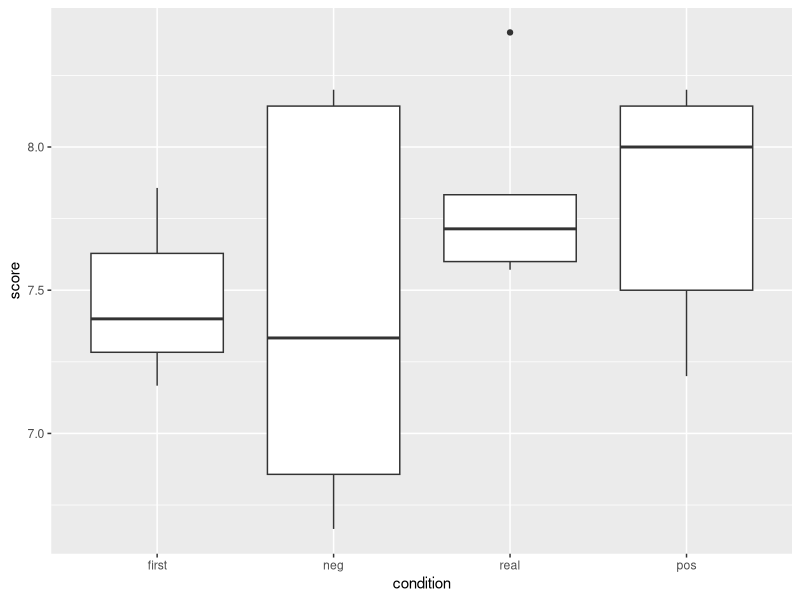

This figure's R source:
library(dplyr)
library(tidyr)
library(psych)
library(ggplot2)

data <- read.csv("pilot_dissertation.csv")
View(data)

# add importance variable
data$importance_manipulation <- ifelse(data$chooserandom_1 > 3, 1,0)
# removes not valid participants (e.g. me) from the sample
data <- data[-c(1, 3,4,15,18,19),] 

# removes unnecassary string data
data <- data[, -c(1, 28, 30, 48, 66, 84, 102, 120, 167, 168)] 

# removes SE_p/N/N columns

data <- data[, -c(28:43, 45:60, 62:77, 79:94, 96:111, 113:128)]

# calculate cronbach alphas
# first subset the factors

#rotation and symmetry
r_s <- data[, 1:7]

#isometric and Orthographic views
i_o <- data[, 8:11]

# Folding Flat Patterns
f_f <- data[,12:15]

# Real-Life Tasks: Implicit VS Skill Use
impl_skill <- data[,16:21]

# Real-Life Tasks: Explicit VS Skill Use
expl_skill <- data[,22:25]


psych::alpha(r_s)
psych::alpha(i_o)
psych::alpha(f_f)
psych::alpha(impl_skill)
psych::alpha(expl_skill)
psych::alpha(cbind(impl_skill,expl_skill))
psych::alpha(data[,1:15])

# calculate subscale scores
#rotation and symmetry
data$r_s <- (data$three_d_questions_1 + data$three_d_questions_2 + 
  data$three_d_questions_3 + data$symmetry_questions_1 +
  data$symmetry_questions_2 + data$symmetry_questions_3 +
  data$symmetry_questions_4)/7

#isometric and orthographic views
data$i_o <- (data$iso_persp_questions_1 + data$iso_persp_questions_2 +
  data$iso_persp_questions_3 + data$iso_persp_questions_4)/4

# folding flat patterns
data$f_f <- (data$flat_pattern_questions_1 + data$flat_pattern_questions_2 +
  data$flat_pattern_questions_3 + data$flat_pattern_questions_4)/4

#real life tasks implicit skills
data$impl_skill <- (data$real_life_questions_1 + data$real_life_questions_2 + 
  data$real_life_questions_3 + data$real_life_questions_4 + data$real_life_questions_5 + 
  data$real_life_questions_6)/6

#real life tasks explicit skills
data$expl_skill <- (data$real_life_questions_7 + data$real_life_questions_8 + 
  data$real_life_questions_9 + data$real_life_questions_10)/4


# calculate means by group
data %>%
  group_by(chooserandom_1) %>%
    summarize_at(vars(score_2), 
                 list(score2 = mean))



score <- data[, c(26, 64, 45,48, 51, 54, 57, 60)]
View(score)
score$group[score$chooserandom_1 == 1 | score$chooserandom_1 == 4] <- 1 
score$group[score$chooserandom_1 == 2 | score$chooserandom_1 == 5] <- 2
score$group[score$chooserandom_1 == 3 | score$chooserandom_1 == 6] <- 3 

x <- aggregate(score$score_1, by = list(score$group), FUN = mean)
x2 <- aggregate(score$score_2, by = list(score$group), FUN = mean)
x3 <- aggregate(score$score_3, by = list(score$group), FUN = mean)
x4 <- aggregate(score$score_4, by = list(score$group), FUN = mean)
x5 <- aggregate(score$score_5, by = list(score$group), FUN = mean)
x6 <- aggregate(score$score_6, by = list(score$group), FUN = mean)

scores_by_group <- data.frame(cbind(x[,2],x2[,2],x3[,2],x4[,2], x5[,2], x6[,2]))
scores_by_group$group <- c(1,2,3)

scores_long <- scores_by_group %>% pivot_longer(1:6, cols_vary = "slowest",
                                                names_to = "trial",
                                                values_to = "score"
                                                )


scores_long$condition <- 0

 scores_long$condition[
   (scores_long$group == 1 & (scores_long$trial == "X2" | scores_long$trial == "X3") | 
     (scores_long$group == 2 & scores_long$trial == "X6") |
      scores_long$group == 3 & (scores_long$trial == "X4" | scores_long$trial == "X5")
      )] <- "real"

 scores_long$condition[
   (scores_long$group == 1 & (scores_long$trial == "X4" | scores_long$trial == "X5") | 
      (scores_long$group == 2 & (scores_long$trial == "X2"| scores_long$trial== "X3")) |
      scores_long$group == 3 & scores_long$trial == "X6"
   )] <- "pos"

 
 scores_long$condition[
   scores_long$trial == "X1"
   ] <- "first"
 
 scores_long$condition[scores_long$condition == 0] <- "neg"
 
 scores_long$condition <- factor(scores_long$condition,
                                 levels = c("first",
                                 "neg", "real", "pos"))

ggplot(scores_long, aes(condition, score))+
  geom_boxplot()



x <- aggregate(score$score_1, by = list(score$group, score$importance_manipulation), FUN = mean)
x2 <- aggregate(score$score_2, by = list(score$group,score$importance_manipulation), FUN = mean)
x3 <- aggregate(score$score_3, by = list(score$group,score$importance_manipulation), FUN = mean)
x4 <- aggregate(score$score_4, by = list(score$group,score$importance_manipulation), FUN = mean)
x5 <- aggregate(score$score_5, by = list(score$group,score$importance_manipulation), FUN = mean)
x6 <- aggregate(score$score_6, by = list(score$group,score$importance_manipulation), FUN = mean)
